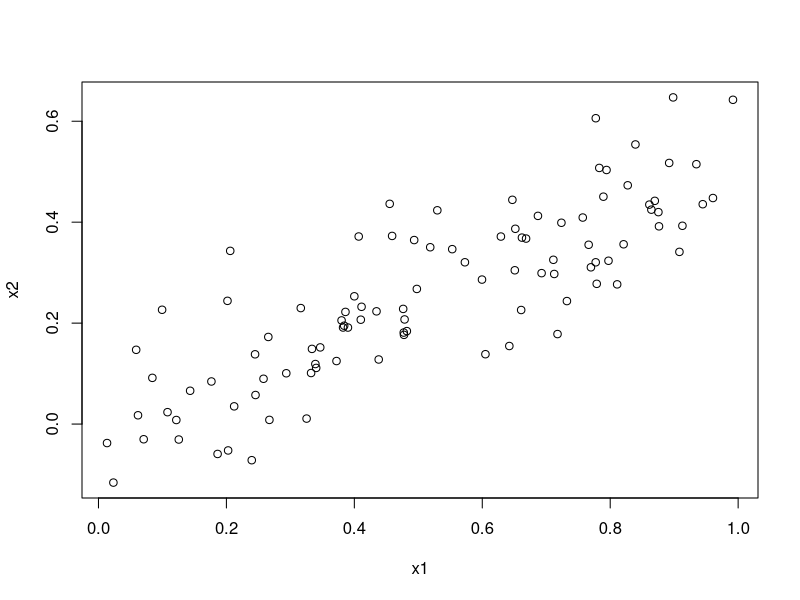

Write the R code that produced this figure.
set.seed(1) #for consitent results
n = 100
#a.
x1 = runif(n)
x2 = 0.5 * x1 + rnorm(n) / 10
y <- (2 + 2 * x1 + 0.3 * x2) + rnorm(100)

data = data.frame(x1,x2,y)
plot(x1,x2)

model = lm(y~x1+x2,data=data)
summary(model)
#beta and betahat are close to each other 
#but difference between predicted b1 and b2 and autual b1 and b2 is large
#for h0: b1 = 0 we accept the null hypothesis
#for h0: b2 = 0 we accept the null hypothesis

modelx1 = lm(y~x1)
summary(modelx1)
#h0: b1 = 0 we reject null hypothesis

modelx2 = lm(y~x2)
summary(modelx2)
#h0: b2 = 0 we rejcet null hypothesis


#The results appear contradictory; 
#due to collinearity among the predictors, 
#individual variables are not statistically significant, 
#even though they may collectively influence the response.


x1 <- c(x1, 0.1)
x2 <- c(x2, 0.8)
y <- c(y, 6)
